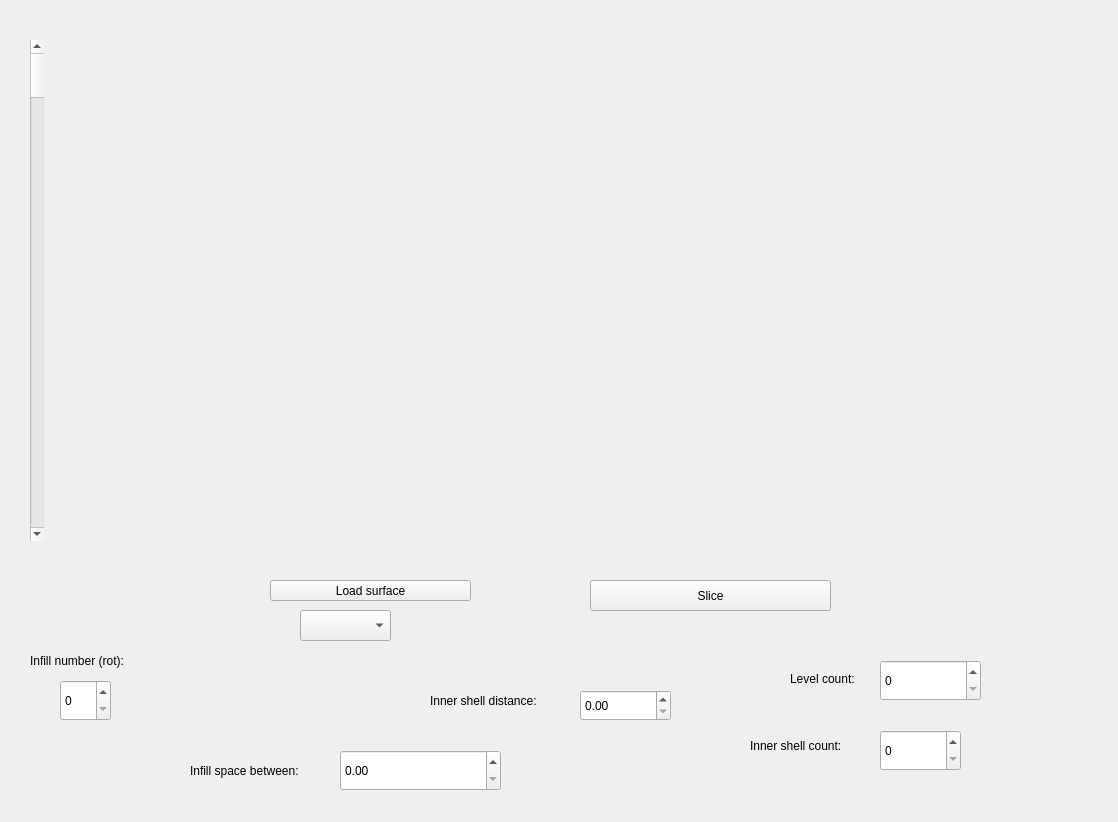
<?xml version="1.0" encoding="UTF-8"?>
<ui version="4.0">
 <class>MainWindow</class>
 <widget class="QMainWindow" name="MainWindow">
  <property name="geometry">
   <rect>
    <x>0</x>
    <y>0</y>
    <width>1118</width>
    <height>822</height>
   </rect>
  </property>
  <property name="minimumSize">
   <size>
    <width>800</width>
    <height>600</height>
   </size>
  </property>
  <property name="windowTitle">
   <string>MKUltra</string>
  </property>
  <widget class="QWidget" name="centralwidget">
   <widget class="QWidget" name="verticalLayoutWidget">
    <property name="geometry">
     <rect>
      <x>30</x>
      <y>40</y>
      <width>21</width>
      <height>501</height>
     </rect>
    </property>
    <layout class="QVBoxLayout" name="verticalLayout">
     <item>
      <widget class="QScrollBar" name="verticalScrollBar">
       <property name="orientation">
        <enum>Qt::Vertical</enum>
       </property>
      </widget>
     </item>
    </layout>
   </widget>
   <widget class="poly_2D_widget" name="widget" native="true">
    <property name="geometry">
     <rect>
      <x>80</x>
      <y>40</y>
      <width>500</width>
      <height>500</height>
     </rect>
    </property>
   </widget>
   <widget class="QPushButton" name="surface_loader_button">
    <property name="geometry">
     <rect>
      <x>270</x>
      <y>580</y>
      <width>201</width>
      <height>21</height>
     </rect>
    </property>
    <property name="text">
     <string>Load surface</string>
    </property>
   </widget>
   <widget class="QPushButton" name="slice_button">
    <property name="geometry">
     <rect>
      <x>590</x>
      <y>580</y>
      <width>241</width>
      <height>31</height>
     </rect>
    </property>
    <property name="text">
     <string>Slice</string>
    </property>
   </widget>
   <widget class="QSpinBox" name="layer_count_box">
    <property name="geometry">
     <rect>
      <x>880</x>
      <y>660</y>
      <width>101</width>
      <height>41</height>
     </rect>
    </property>
   </widget>
   <widget class="QComboBox" name="surface_selector_box">
    <property name="geometry">
     <rect>
      <x>300</x>
      <y>610</y>
      <width>91</width>
      <height>31</height>
     </rect>
    </property>
   </widget>
   <widget class="QLabel" name="label">
    <property name="geometry">
     <rect>
      <x>790</x>
      <y>670</y>
      <width>91</width>
      <height>17</height>
     </rect>
    </property>
    <property name="text">
     <string>Level count:</string>
    </property>
   </widget>
   <widget class="QSpinBox" name="inner_shell_count_box">
    <property name="geometry">
     <rect>
      <x>880</x>
      <y>730</y>
      <width>81</width>
      <height>41</height>
     </rect>
    </property>
   </widget>
   <widget class="QLabel" name="label_2">
    <property name="geometry">
     <rect>
      <x>750</x>
      <y>730</y>
      <width>121</width>
      <height>31</height>
     </rect>
    </property>
    <property name="text">
     <string>Inner shell count:</string>
    </property>
   </widget>
   <widget class="QDoubleSpinBox" name="inner_shell_distance_box">
    <property name="geometry">
     <rect>
      <x>580</x>
      <y>690</y>
      <width>91</width>
      <height>31</height>
     </rect>
    </property>
   </widget>
   <widget class="QLabel" name="label_3">
    <property name="geometry">
     <rect>
      <x>430</x>
      <y>690</y>
      <width>141</width>
      <height>21</height>
     </rect>
    </property>
    <property name="text">
     <string>Inner shell distance:</string>
    </property>
   </widget>
   <widget class="QDoubleSpinBox" name="infill_space_between_box">
    <property name="geometry">
     <rect>
      <x>340</x>
      <y>750</y>
      <width>161</width>
      <height>41</height>
     </rect>
    </property>
   </widget>
   <widget class="QLabel" name="label_4">
    <property name="geometry">
     <rect>
      <x>190</x>
      <y>760</y>
      <width>141</width>
      <height>21</height>
     </rect>
    </property>
    <property name="text">
     <string>Infill space between:</string>
    </property>
   </widget>
   <widget class="QSpinBox" name="infill_number_box">
    <property name="geometry">
     <rect>
      <x>60</x>
      <y>680</y>
      <width>51</width>
      <height>41</height>
     </rect>
    </property>
   </widget>
   <widget class="QLabel" name="label_5">
    <property name="geometry">
     <rect>
      <x>30</x>
      <y>640</y>
      <width>141</width>
      <height>41</height>
     </rect>
    </property>
    <property name="text">
     <string>Infill number (rot):</string>
    </property>
   </widget>
   <widget class="poly_3D_widget" name="widget_2" native="true">
    <property name="geometry">
     <rect>
      <x>590</x>
      <y>40</y>
      <width>500</width>
      <height>500</height>
     </rect>
    </property>
   </widget>
  </widget>
 </widget>
 <customwidgets>
  <customwidget>
   <class>poly_2D_widget</class>
   <extends>QWidget</extends>
   <header>poly_2D_widget.h</header>
   <container>1</container>
  </customwidget>
  <customwidget>
   <class>poly_3D_widget</class>
   <extends>QWidget</extends>
   <header location="global">poly_3D_widget.h</header>
   <container>1</container>
  </customwidget>
 </customwidgets>
 <resources/>
 <connections/>
</ui>
